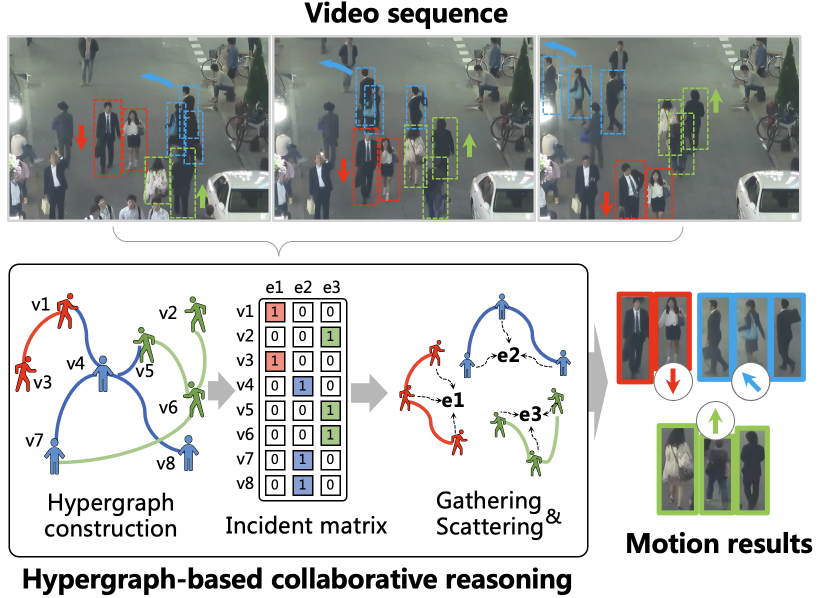
#> input picture teaser.png, 1651 x 1195 px (shown at 1/2 size)
$ python -i gmc.py   (imports and definitions only)
#> lines starting #> are read from the running program, lines starting #| are printed output that depends on the picture
#> further down, picture is the input picture: shape (1195, 1651, 3); mean B, G, R 191.6, 193.2, 191.4
import cv2
import matplotlib.pyplot as plt
import numpy as np
import copy
import time

import os.path as osp


class GMC:
    def __init__(self, method='sparseOptFlow', downscale=2, verbose=None):
        super(GMC, self).__init__()

        self.method = method
        self.downscale = max(1, int(downscale))

        if self.method == 'orb':
            self.detector = cv2.FastFeatureDetector_create(20)
            self.extractor = cv2.ORB_create()
            self.matcher = cv2.BFMatcher(cv2.NORM_HAMMING)

        elif self.method == 'sift':
            self.detector = cv2.SIFT_create(nOctaveLayers=3, contrastThreshold=0.02, edgeThreshold=20)
            self.extractor = cv2.SIFT_create(nOctaveLayers=3, contrastThreshold=0.02, edgeThreshold=20)
            self.matcher = cv2.BFMatcher(cv2.NORM_L2)

        elif self.method == 'ecc':
            number_of_iterations = 5000
            termination_eps = 1e-6
            self.warp_mode = cv2.MOTION_EUCLIDEAN
            self.criteria = (cv2.TERM_CRITERIA_EPS | cv2.TERM_CRITERIA_COUNT, number_of_iterations, termination_eps)

        elif self.method == 'sparseOptFlow':
            self.feature_params = dict(maxCorners=1000, qualityLevel=0.01, minDistance=1, blockSize=3,
                                       useHarrisDetector=False, k=0.04)
            # self.gmc_file = open('GMC_results.txt', 'w')

        elif self.method == 'file' or self.method == 'files':
            seqName = verbose[0]
            ablation = verbose[1]
            if ablation:
                filePath = r'tracker/GMC_files/MOT17_ablation'
            else:
                filePath = r'cache/cmc_files/DanceTrack'

            # [6 lines of commented-out code are left out]

            self.gmcFile = osp.join(filePath + "/GMC-" + seqName[:-4] + '-' + seqName[-4:] + ".txt")

            if self.gmcFile is None:
                raise ValueError("Error: Unable to open GMC file in directory:" + filePath)
        elif self.method == 'none' or self.method == 'None':
            self.method = 'none'
        else:
            raise ValueError("Error: Unknown CMC method:" + method)

        self.prevFrame = None
        self.prevKeyPoints = None
        self.prevDescriptors = None

        self.initializedFirstFrame = False

    # [13 lines left out: function apply, not called in this run]

    def applyEcc(self, raw_frame, detections=None):

        # Initialize
        height, width, _ = raw_frame.shape
#> height = 1195; width = 1651
        frame = cv2.cvtColor(raw_frame, cv2.COLOR_BGR2GRAY)
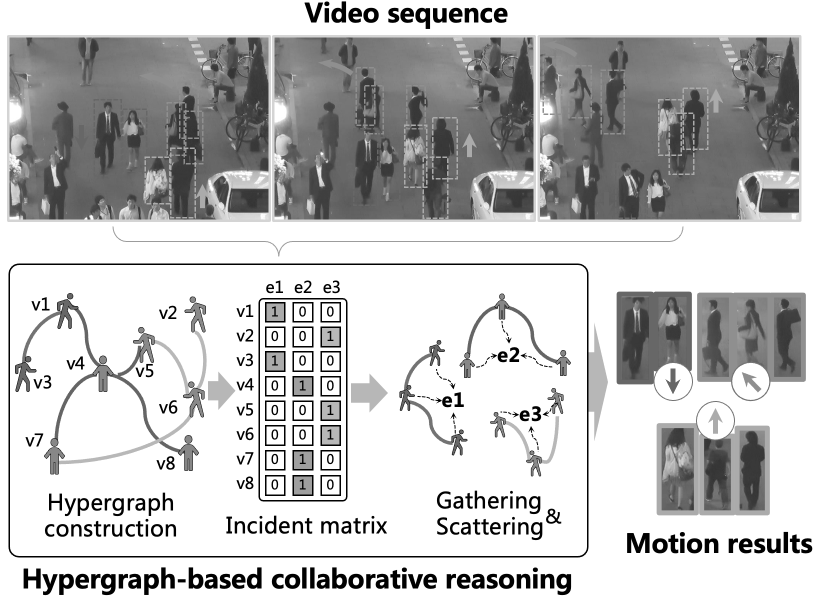
#> frame: shape (1195, 1651) (shown at 1/2 size); min 0, max 255, mean 192.5
        H = np.eye(2, 3, dtype=np.float32)

        # Downscale image (TODO: consider using pyramids)
        if self.downscale > 1.0:
            frame = cv2.GaussianBlur(frame, (3, 3), 1.5)
            frame = cv2.resize(frame, (width // self.downscale, height // self.downscale))
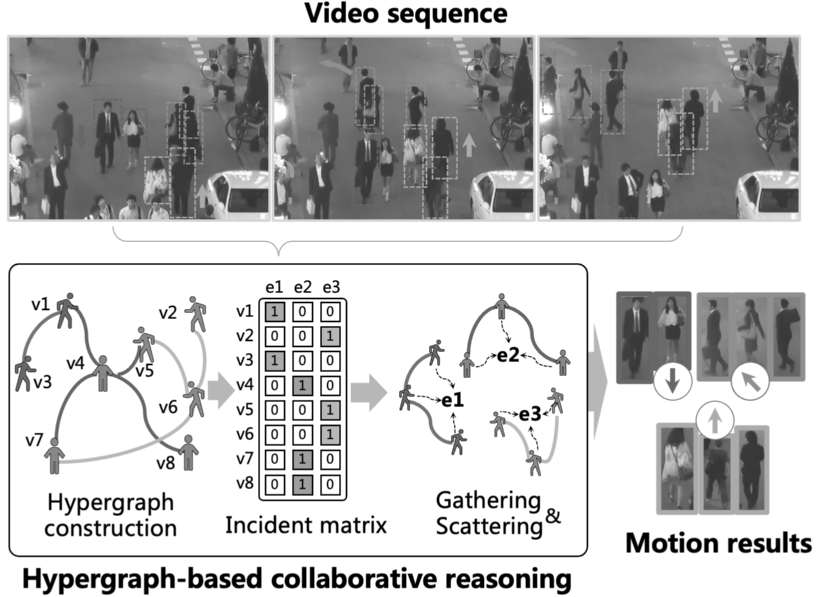
#> frame: shape (597, 825); min 0, max 255, mean 192.4
            width = width // self.downscale
#> width = 825
            height = height // self.downscale
#> height = 597

        # Handle first frame
        if not self.initializedFirstFrame:
            # Initialize data
            self.prevFrame = frame.copy()

            # Initialization done
            self.initializedFirstFrame = True

            return H

        # Run the ECC algorithm. The results are stored in warp_matrix.
        # (cc, H) = cv2.findTransformECC(self.prevFrame, frame, H, self.warp_mode, self.criteria)
        try:
            (cc, H) = cv2.findTransformECC(self.prevFrame, frame, H, self.warp_mode, self.criteria, None, 1)
        except:
            print('Warning: find transform failed. Set warp as identity')

        return H

    # [209 lines left out: functions applyFeaures, applySparseOptFlow, applyFile, not called in this run]

>>> import cv2
>>> picture = cv2.imread('../teaser.png')
>>> result = GMC().applyEcc(picture)
#> result = [[1, 0, 0], [0, 1, 0]]
